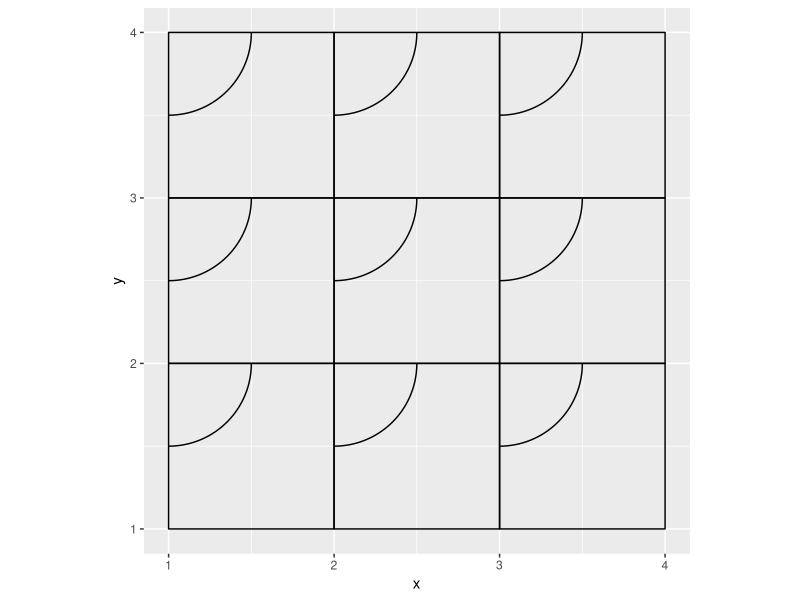

The R source for this figure: (Note: this script raises an error after producing the figure.)
## ---- chunk 1
knitr::opts_chunk$set(echo = TRUE)
## ---- chunk 2
library(tidyverse)
library(ggforce)
## ---- chunk 3
hlito <- function(rows, cols) {
  df <- crossing(x = 1:cols, y = 1:rows) %>% 
    mutate(id = row_number())
  
  squres <- df %>% 
    transmute(
      id,
      x1 = x+1, x2 = x, x3 = x,   x4 = x+1,
      y1 = y  , y2 = y, y3 = y+1, y4 = y+1,
      ) %>%
    pivot_longer(cols = -id, names_to = "coord") %>%
    mutate(coord = str_extract(coord, "^.")) %>%
    pivot_wider(id_cols = id, names_from = "coord", values_from = "value", values_fn = list) %>%
    unnest(cols = c(x, y))
  
  arcs <- df %>% 
    transmute(
      id,
      x0    = x,
      y0    = y+1,
      r     = 0.5,
      start = 0.5*pi,
      end   = pi
    )
  
  dfs <- list(squres, arcs)
  
  dfs
}
## ---- chunk 4
testing <- hlito(rows = 3, cols = 3)
testing

p <- ggplot() +
  geom_polygon(
    data = testing[[1]],
    aes(x = x, y = y, group = id),
    fill = NA, color = "#000000"
    ) +
  geom_arc(
    data = testing[[2]],
    aes(x0 = x0, y0 = y0, r = r, start = start, end = end)
  ) +
  coord_equal()

p + ggsave(here::here("week1", "progress.png"))
